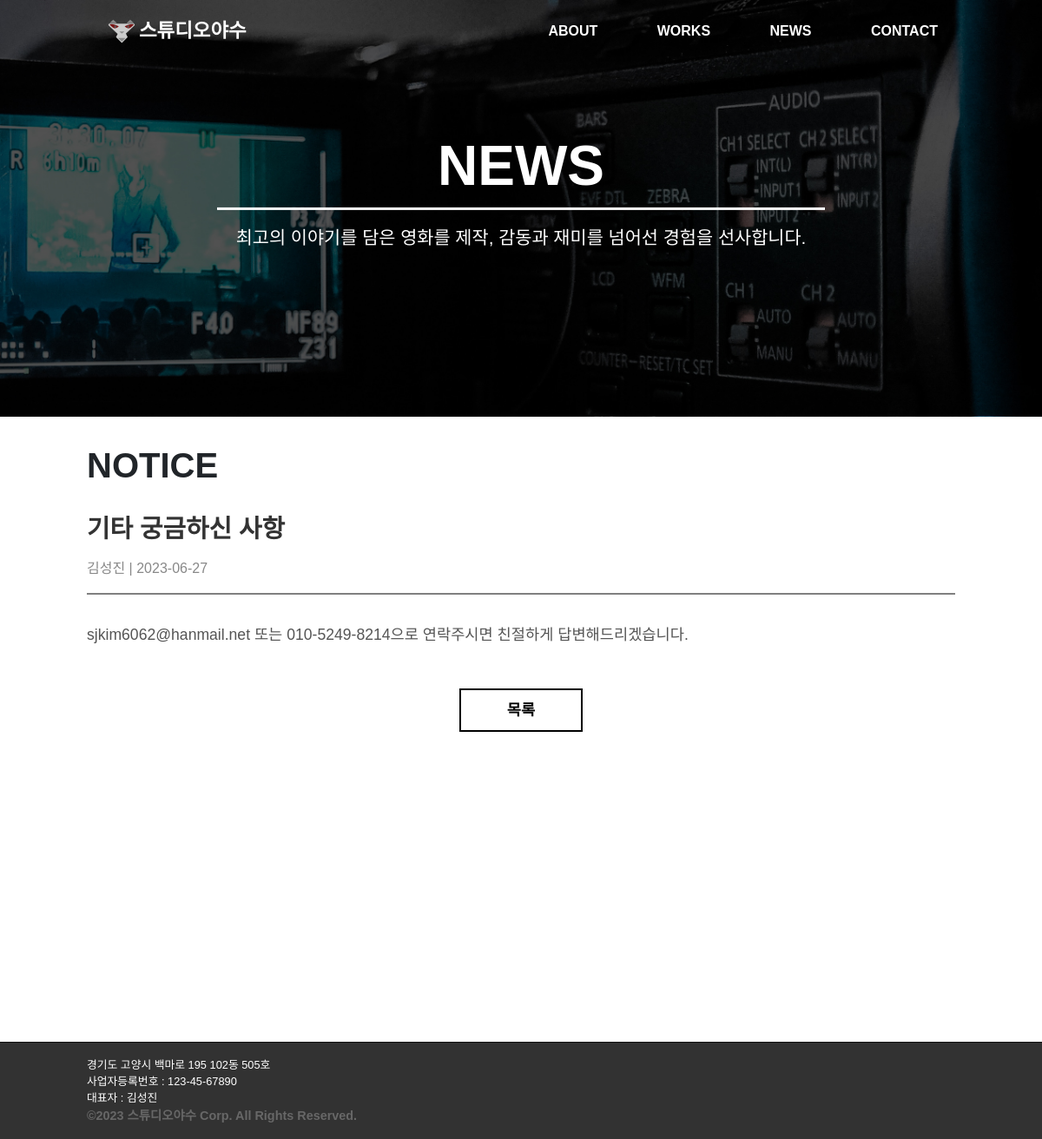
The app's page /news/3/, older data.
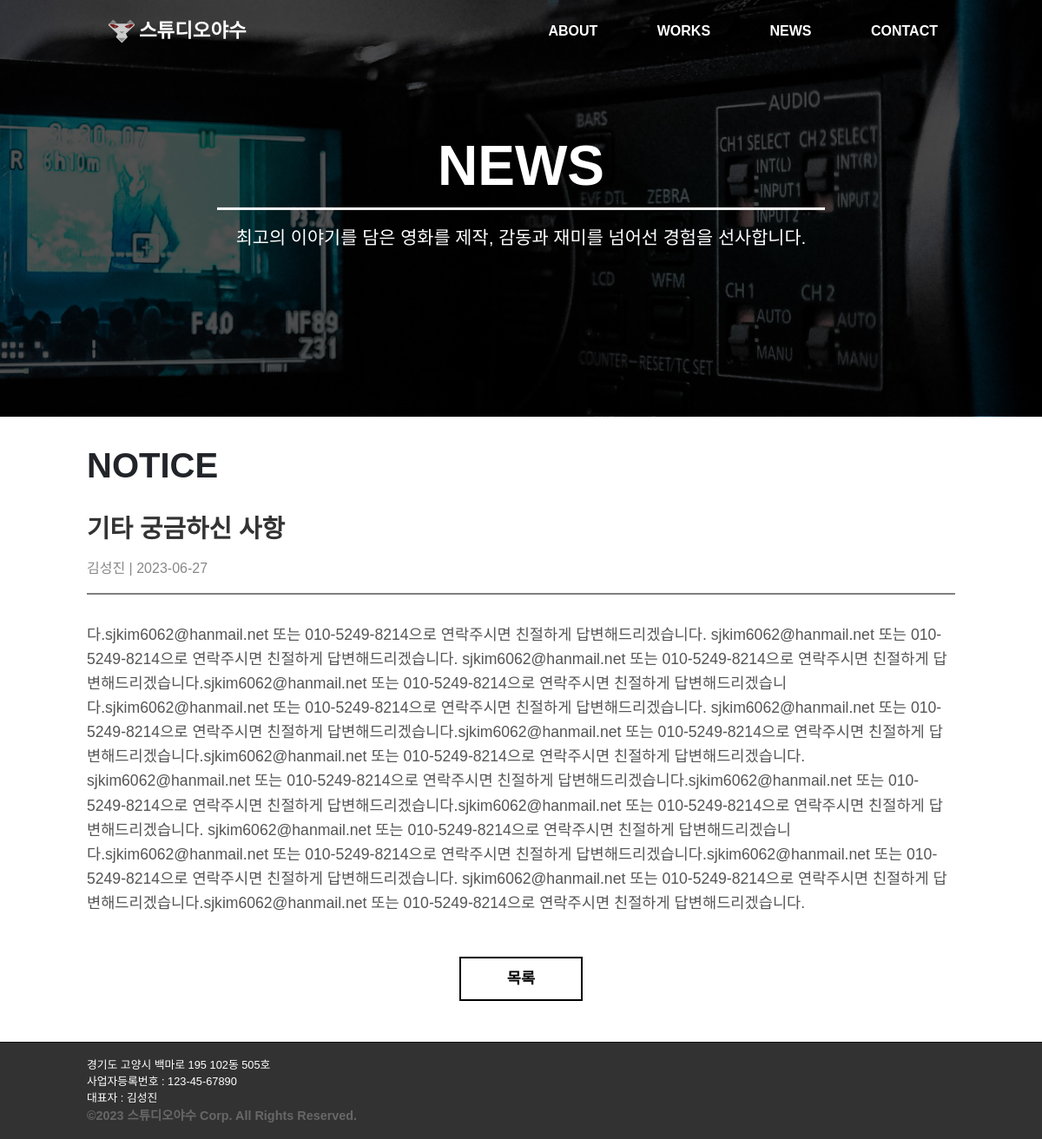
The same page, newer data.
### news/models.py (models this page shows, shortened)
class News(models.Model):
    subject = models.CharField(max_length=100)
    author = models.CharField(max_length=50)
    content = models.TextField()
    create_date = models.DateTimeField()

### news/views.py (the view)
# urls.py: path('<int:news_id>/',views.detail, name='detail'),
def detail(request, news_id):
    index = get_object_or_404(News, pk=news_id)
    context = {'index': index}
    return render(request,'news/detail.html', context)

### templates/news/detail.html
{% extends 'base.html' %}
{% load static %}
{% block content %}
<div class="news_detail_height">
    <div class="image-container">
        <img src="{% static 'img/backimg-01.jpg' %}" class="side-background" alt="배경 이미지">
        <div class="img_about_main">
            <div class="img_about_one">NEWS</div>
            <div class="img_about_two">최고의 이야기를 담은 영화를 제작, 감동과 재미를 넘어선 경험을 선사합니다.</div>
        </div>
    </div>
    <div class="about_animation">
        <h2 class="works_text_one">NOTICE</h2>
        <div class="news_detail_main">
            <h3>{{ index.subject }}</h3>
            <p class="news_detail_author">{{ index.author }} | {{ index.create_date|date:"Y-m-d" }}</p>
            <div class="news_detail_content">{{ index.content }}</div>
        </div>
        <div class="button_main"><a href="{% url 'news:news' %}" class="button_side" style="font-size: 1.1rem; padding: 10px 53px;;">목록</a></div>
    </div>
</div>
{% endblock %}

Row changes from the older to the newer data that the page shows:
changed News "기타 궁금하신 사항": content "sjkim6062@hanmail.net 또는 010-5249-8214으로 연락주시면 친절하게 답변해드리겠습니다." → "다.sjkim6062@hanmail.net 또는 010-5249-8214으로 연락주시면 친절하게 답변해드리겠습니다. sjkim6062@hanmail.net 또는 010-5249-8214으로 연락주시면 친절하게 답변해드리겠습니다. sjkim6062@hanmail.net 또는 010-5249-8214으로 연락주시면 친절하게 답변해드리겠습니다.sjkim6062@hanmail.net 또는 010-5249-8214으로 연락주시면 친절하게 답변해드리겠습니다.sjkim6062@hanmail.net 또는 010-5249-8214으로 연락주시면 친절하게 답변해드리겠습니다. sjkim6062@hanmail.net 또는 010-5249-8214으로 연락주시면 친절하게 답변해드리겠습니다.sjkim6062@hanmail.net 또는 010-5249-8214으로 연락주시면 친절하게 답변해드리겠습니다.sjkim6062@hanmail.net 또는 010-5249-8214으로 연락주시면 친절하게 답변해드리겠습니다. sjkim6062@hanmail.net 또는 010-5249-8214으로 연락주시면 친절하게 답변해드리겠습니다.sjkim6062@hanmail.net 또는 010-5249-8214으로 연락주시면 친절하게 답변해드리겠습니다.sjkim6062@hanmail.net 또는 010-5249-8214으로 연락주시면 친절하게 답변해드리겠습니다.…"
